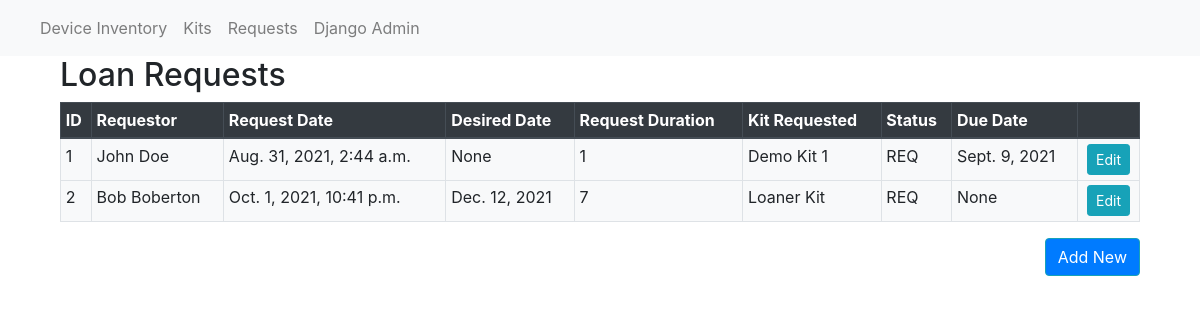
/reqs, run on the app's committed database.
### tracker/models.py (models this page shows)
class Request(models.Model):
    REQUESTED = 'REQ'
    APPROVED = 'APP'
    CANCELLED = 'CNC'
    COMPLETED = 'CMP'
    RETURNED = 'RTN'
    REQ_STATE_CHOICES = [
        (REQUESTED, 'Requested'),
        (APPROVED, 'Approved'),
        (CANCELLED, 'Cancelled'),
        (COMPLETED, 'Completed'),
        (RETURNED, 'Returned'),
    ]
    borrower = models.ForeignKey(Borrower,on_delete=models.CASCADE)
    request_date = models.DateTimeField(auto_now_add=True)
    desired_date = models.DateField(blank=True, null = True)
    loan_length = models.SmallIntegerField(
        validators = [MinValueValidator(1, message="Loans cannot be shorter than one day."), MaxValueValidator(10, message="Loans cannot be longer than 10 days.")])
    req_status = models.CharField(
        max_length=3,
        choices = REQ_STATE_CHOICES,
        default= REQUESTED,
        )
    loan_date = models.DateTimeField(blank=True, null=True)
    due_date = models.DateField(blank=True, null = True)
    kit = models.ForeignKey(Kit, on_delete=models.CASCADE)

class Borrower(models.Model):
    first_name = models.CharField(max_length=30)
    last_name = models.CharField(max_length=30)
    phone = models.CharField(null=False, blank=False, max_length =20)
    email= models.EmailField(max_length=254, blank=False)
    trc = models.ForeignKey(TRC, on_delete=models.CASCADE)
    def __str__(self):
        return f'{self.first_name} {self.last_name}'

class Kit(models.Model):
    LOAN = "LOAN"
    DEMO = "DEMO"
    KIT_TYPE_CHOICES= [
        (LOAN, 'Loan Kit'),
        (DEMO, 'Demo Kit'),
    ]
    name = models.CharField(max_length = 30)
    description= models.CharField(max_length=255)
    items = models.ManyToManyField(Item)
    available = models.BooleanField(default = True)
    category = models.CharField(
        max_length= 4,
        choices = KIT_TYPE_CHOICES)
    def __str__(self):
        return self.name

### tracker/views.py (the view)
# urls.py: path('reqs',ReqListView.as_view(), name='req-list' ),
class ReqListView(generic.ListView):
    model = Request

### tracker/templates/tracker/request_list.html
{% extends 'tracker/base.html' %}
{% block content %}
<h2>Loan Requests</h2>
  <table class="table table-bordered table-hover table-sm bg-light">
      <thead class="thead-dark">
          <th scope="col">ID</th>
          <th scope="col">Requestor</th>
          <th scope="col">Request Date</th>
          <th scope="col">Desired Date</th>
          <th scope="col">Request Duration</th>
          <th scope="col">Kit Requested</th>
          <th scope="col">Status</th>
          <th scope="col">Due Date</th>
          <th scope="col"></th>
      </thead>
      <tbody>
        {% for req in request_list %}
        <tr>
        <td>{{req.id}}</td>
        <td>{{req.borrower}}</td>
        <td>{{req.request_date}}</td>
        <td>{{req.desired_date}}</td>
        <td>{{req.loan_length}}</td>
        <td>{{req.kit}}</td>
        <td>{{req.req_status}}</td>
        <td>{{req.due_date}}</td>
        <td class = "text-center">
          <a class="btn btn-sm btn-info" href="{% url 'kit-detail' req.id %}">Edit</a></td>
        {% endfor %}
        </tr>
      </tbody>
      </table>
      <a class="btn bg-primary btn-md btn-info float-right" href="{% url 'new_kit'  %}">Add New</a>
      {% endblock %}

### data on the page
Request: id "1", borrower "John Doe", request_date "Aug. 31, 2021, 2:44 a.m.", desired_date "None", loan_length "1", kit "Demo Kit 1", req_status "REQ", due_date "Sept. 9, 2021"
Request: id "2", borrower "Bob Boberton", request_date "Oct. 1, 2021, 10:41 p.m.", desired_date "Dec. 12, 2021", loan_length "7", kit "Loaner Kit", req_status "REQ", due_date "None"
